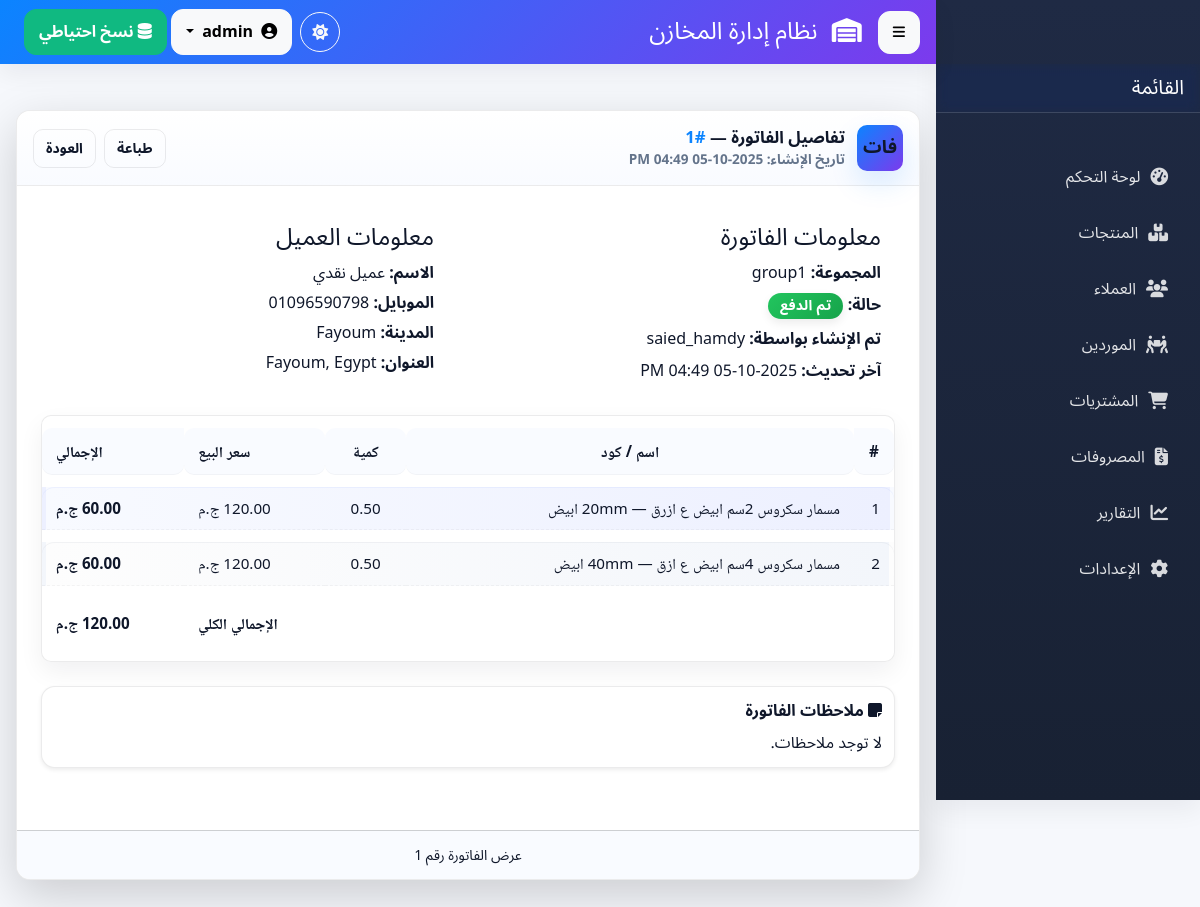
The app's page /invoices_out/view_invoice_detaiels.php?id=1 (signed in) with its own data.
### tables this page shows
CREATE TABLE `invoices_out` (
  `id` int(11) NOT NULL COMMENT 'المعرف التلقائي للفاتورة',
  `customer_id` int(11) NOT NULL COMMENT 'معرف العميل المرتبط بالفاتورة',
  `delivered` enum('yes','no','canceled','reverted') NOT NULL DEFAULT 'no' COMMENT 'هل تم التسليم؟ (نعم/لا)',
  `invoice_group` enum('group1','group2','group3','group4','group5','group6','group7','group8','group9','group10','group11') NOT NULL COMMENT 'مجموعة الفاتورة (من 1 إلى 11)',
  `created_by` int(11) DEFAULT NULL COMMENT 'معرف المستخدم الذي أنشأ الفاتورة',
  `created_at` timestamp NOT NULL DEFAULT current_timestamp() COMMENT 'تاريخ ووقت الإنشاء',
  `updated_by` int(11) DEFAULT NULL COMMENT 'معرف المستخدم الذي آخر من عدل الفاتورة',
  `updated_at` timestamp NULL DEFAULT NULL ON UPDATE current_timestamp() COMMENT 'تاريخ ووقت آخر تعديل',
  `notes` text DEFAULT NULL,
  `cancel_reason` varchar(255) DEFAULT NULL,
  `revert_reason` varchar(255) DEFAULT NULL,
  `total_before_discount` decimal(12,2) NOT NULL DEFAULT 0.00 COMMENT 'مجموع البيع قبل أي خصم',
  `discount_type` enum('percent','amount') NOT NULL DEFAULT 'percent' COMMENT 'نوع الخصم',
  `discount_value` decimal(10,2) NOT NULL DEFAULT 0.00 COMMENT 'قيمة الخصم: إذا percent -> تخزن النسبة وإلا قيمة المبلغ',
  `discount_amount` decimal(12,2) NOT NULL DEFAULT 0.00 COMMENT 'مبلغ الخصم المحسوب بالعملة',
  `total_after_discount` decimal(12,2) NOT NULL DEFAULT 0.00 COMMENT 'المجموع النهائي بعد الخصم',
  `total_cost` decimal(12,2) NOT NULL DEFAULT 0.00 COMMENT 'اجمالي التكلفة (مخزن للتقارير)',
  `profit_amount` decimal(12,2) NOT NULL DEFAULT 0.00 COMMENT 'اجمالي الربح = total_before_discount - total_cost'
);

CREATE TABLE `users` (
  `id` int(11) NOT NULL,
  `username` varchar(50) NOT NULL,
  `email` varchar(100) NOT NULL,
  `password` varchar(255) NOT NULL,
  `role` enum('user','admin') NOT NULL DEFAULT 'user',
  `created_at` timestamp NOT NULL DEFAULT current_timestamp()
);

CREATE TABLE `customers` (
  `id` int(11) NOT NULL,
  `name` varchar(150) NOT NULL COMMENT 'اسم العميل',
  `mobile` varchar(11) NOT NULL COMMENT 'رقم الموبايل (11 رقم)',
  `city` varchar(100) NOT NULL COMMENT 'المدينة',
  `address` varchar(255) DEFAULT NULL COMMENT 'العنوان التفصيلي',
  `notes` text DEFAULT NULL,
  `created_by` int(11) DEFAULT NULL COMMENT 'معرف المستخدم الذي أضاف العميل',
  `created_at` timestamp NOT NULL DEFAULT current_timestamp() COMMENT 'تاريخ الإضافة'
);

CREATE TABLE `invoice_out_items` (
  `id` int(11) NOT NULL COMMENT 'المعرف التلقائي لبند الفاتورة',
  `invoice_out_id` int(11) NOT NULL COMMENT 'معرف الفاتورة الصادرة (مفتاح أجنبي لجدول invoices_out)',
  `product_id` int(11) NOT NULL COMMENT 'معرف المنتج (مفتاح أجنبي لجدول products)',
  `quantity` decimal(10,2) NOT NULL COMMENT 'الكمية المباعة من المنتج',
  `total_price` decimal(10,2) NOT NULL COMMENT 'السعر الإجمالي للبند (الكمية * سعر الوحدة)',
  `cost_price_per_unit` decimal(10,2) NOT NULL DEFAULT 0.00,
  `created_at` timestamp NOT NULL DEFAULT current_timestamp() COMMENT 'تاريخ إضافة البند',
  `updated_at` timestamp NULL DEFAULT NULL ON UPDATE current_timestamp() COMMENT 'تاريخ آخر تعديل للبند',
  `selling_price` decimal(10,2) NOT NULL
);

CREATE TABLE `products` (
  `id` int(11) NOT NULL COMMENT 'المعرف التلقائي للمنتج',
  `product_code` varchar(50) NOT NULL COMMENT 'كود المنتج الفريد',
  `name` varchar(255) NOT NULL COMMENT 'اسم المنتج',
  `description` text DEFAULT NULL COMMENT 'وصف المنتج (اختياري)',
  `unit_of_measure` varchar(50) NOT NULL COMMENT 'وحدة القياس (مثال: قطعة، كجم، لتر)',
  `current_stock` decimal(10,2) NOT NULL DEFAULT 0.00 COMMENT 'الرصيد الحالي في المخزن',
  `reorder_level` decimal(10,2) NOT NULL DEFAULT 0.00 COMMENT 'حد إعادة الطلب (التنبيه عند وصول الرصيد إليه أو أقل)',
  `created_at` timestamp NOT NULL DEFAULT current_timestamp() COMMENT 'تاريخ الإنشاء',
  `updated_at` timestamp NULL DEFAULT NULL ON UPDATE current_timestamp() COMMENT 'تاريخ آخر تعديل',
  `cost_price` decimal(10,2) NOT NULL DEFAULT 0.00,
  `selling_price` decimal(10,2) NOT NULL,
  `retail_price` decimal(10,2) DEFAULT NULL COMMENT 'سعر البيع القطاعي (للعميل الفرد)'
);

### invoices_out/view_invoice_detaiels.php (the view, shortened to what this page needs)
<?php
require_once dirname(__DIR__) . '/config.php';
require_once BASE_DIR . 'partials/header.php';
require_once BASE_DIR . 'partials/sidebar.php';
function e($s){ return htmlspecialchars($s ?? '', ENT_QUOTES | ENT_SUBSTITUTE, 'UTF-8'); }
$invoice_id = isset($_GET['id']) && is_numeric($_GET['id']) ? intval($_GET['id']) : 0;
$invoice = null;
$stmt = $conn->prepare("
    SELECT i.*,
           c.name AS customer_name, c.mobile AS customer_mobile, c.city AS customer_city, c.address AS customer_address,
           u.username AS creator_username,
           u2.username AS updater_username
    FROM invoices_out i
    LEFT JOIN customers c ON i.customer_id = c.id
    LEFT JOIN users u ON i.created_by = u.id
    LEFT JOIN users u2 ON i.updated_by = u2.id
    WHERE i.id = ? LIMIT 1
");
if ($stmt) {
    $stmt->bind_param("i", $invoice_id);
    $stmt->execute();
    $invoice = $stmt->get_result()->fetch_assoc();
}
$items = [];
$stmt2 = $conn->prepare("
    SELECT ii.*, p.product_code, p.name AS product_name
    FROM invoice_out_items ii
    LEFT JOIN products p ON ii.product_id = p.id
    WHERE ii.invoice_out_id = ?
    ORDER BY ii.id ASC
");
if ($stmt2) {
    $stmt2->bind_param("i", $invoice_id);
    $stmt2->execute();
    $res2 = $stmt2->get_result();
    while ($r = $res2->fetch_assoc()) $items[] = $r;
}
$total = 0.0;
foreach ($items as $it) {
    $total += floatval($it['total_price'] ?? 0);
}
function fmt_dt($raw) {
    try {
        $d = new DateTime($raw);
        return $d->format('Y-m-d h:i A');
    } catch(Exception $e) {
        return htmlspecialchars($raw);
    }
}
$back_link = $_SERVER['HTTP_REFERER'] ?? (BASE_URL . 'admin/pending_invoices.php');
?>
<div class="invoice-detiales">
<div class="container mt-4">
  <div class="card shadow-lg mb-4">
    <div class="card-header">
      <div class="header-title">
        <div class="logo-badge">فات</div>
        <div>
          <div style="font-size:1.05rem;">تفاصيل الفاتورة — <span style="color:var(--primary);">#<?php echo e($invoice['id']); ?></span></div>
          <div style="font-size:0.85rem;color:var(--muted);">تاريخ الإنشاء: <?php echo e(fmt_dt($invoice['created_at'] ?? '')); ?></div>
        </div>
      </div>
      <div style="display:flex; gap:8px; align-items:center;">
        <button id="btnPrintInvoice" class="btn btn-sm" style="padding:8px 12px;background:transparent;border:1px solid var(--border);border-radius:10px;">طباعة</button>
        <a href="<?php echo e($back_link); ?>" class="btn btn-sm" style="padding:8px 12px;background:transparent;border:1px solid var(--border);border-radius:10px;">العودة</a>
      </div>
    </div>
    <div class="card-body p-4">
      <div class="row" style="display:flex; gap:16px; flex-wrap:wrap;">
        <div style="flex:1; min-width:260px;">
          <div class="info-card">
            <h4 style="margin:0 0 8px 0;">معلومات الفاتورة</h4>
            <div style="display:flex; flex-direction:column; gap:8px;">
              <div><strong>المجموعة:</strong> <?php echo e($invoice['invoice_group'] ?: '—'); ?></div>
              <div>
                <strong>حالة:</strong>
                <?php if ($invoice['delivered'] === 'yes'): ?>
                  <span class="badge badge-success">تم الدفع</span>
                <?php else: ?>
                  <span class="badge badge-warning">مؤجل</span>
                <?php endif; ?>
              </div>
              <div><strong>تم الإنشاء بواسطة:</strong> <?php echo e($invoice['creator_username'] ?? 'غير معروف'); ?></div>
              <div><strong>آخر تحديث:</strong> <?php echo e(fmt_dt($invoice['updated_at'] ?? $invoice['created_at'] ?? '')); ?></div>
            </div>
          </div>
        </div>
        <div style="flex:1; min-width:260px;">
          <div class="info-card">
            <h4 style="margin:0 0 8px 0;">معلومات العميل</h4>
            <?php
              $custName = $invoice['customer_name'] ?? '';
              $custMobile = $invoice['customer_mobile'] ?? '';
              $custCity = $invoice['customer_city'] ?? '';
              $custAddress = $invoice['customer_address'] ?? '';
            ?>
            <div style="display:flex; flex-direction:column; gap:6px;">
              <div><strong>الاسم:</strong> <?php echo e($custName); ?></div>
              <div><strong>الموبايل:</strong> <?php echo e($custMobile ?: '—'); ?></div>
              <div><strong>المدينة:</strong> <?php echo e($custCity ?: '—'); ?></div>
              <div><strong>العنوان:</strong> <?php echo e($custAddress ?: '—'); ?></div>
            </div>
          </div>
        </div>
      </div>
      <div style="margin-top:18px;">
        <div style="border-radius:10px; overflow:hidden; border:1px solid var(--border);" class="custom-table-wrapper">
          <table class="ta=ble  custom-table" aria-labelledby="itemsTitle">
            <thead class="center">
              <tr>
                <th style="width:40px;">#</th>
                <th>اسم / كود</th>
                <th class="text-center">كمية</th>
                <th class="text-end">سعر البيع</th>
                <th class="text-end">الإجمالي</th>
              </tr>
            </thead>
            <tbody>
              <?php if (!empty($items)): $idx = 0; ?>
                <?php foreach ($items as $it): $idx++; ?>
                  <tr>
                    <td><?php echo $idx; ?></td>
                    <td style="text-align:right;"><?php echo e(($it['product_name'] ?: ('#' . intval($it['product_id']))) . ' — ' . ($it['product_code'] ?: '')); ?></td>
                    <td class="text-center"><?php echo number_format(floatval($it['quantity']), 2); ?></td>
                    <td class="text-end"><?php echo number_format(floatval($it['selling_price']), 2); ?> ج.م</td>
                    <td class="text-end fw-bold"><?php echo number_format(floatval($it['total_price']), 2); ?> ج.م</td>
                  </tr>
                <?php endforeach; ?>
              <?php else: ?>
                <tr><td colspan="5" class="text-center p-3">لا توجد بنود لهذه الفاتورة.</td></tr>
              <?php endif; ?>
            </tbody>
            <tfoot>
              <tr>
                <td colspan="4" class="text-end" style="padding:14px;"><strong>الإجمالي الكلي</strong></td>
                <td class="text-end" style="padding:14px;"><strong><?php echo number_format($total, 2); ?> ج.م</strong></td>
              </tr>
            </tfoot>
          </table>
        </div>
      </div>
      <div class="card shadow-sm mt-4 no-print" style="padding:12px;">
        <div style="font-weight:700;margin-bottom:8px;"><i class="fas fa-sticky-note"></i> ملاحظات الفاتورة</div>
        <div>
          <?php if (!empty($invoice['notes'])): ?>
            <div class="mb-2" style="white-space:pre-wrap;"><?php echo nl2br(e($invoice['notes'])); ?></div>
            <button id="copyNotesBtn" class="btn" style="padding:6px 10px;border:1px solid var(--border);border-radius:8px;">نسخ الملاحظات</button>
          <?php else: ?>
            <div class="custom-text">لا توجد ملاحظات.</div>
          <?php endif; ?>
        </div>
      </div>
    </div>
    <div class="card-footer text-muted text-center mt-3 no-print" style="padding:12px;">
      <small>عرض الفاتورة رقم <?php echo e($invoice['id']); ?></small>
    </div>
  </div>
</div>
</div>
<?php
require_once BASE_DIR . 'partials/footer.php';
?>

### invoices_out/view_invoice_detaiels.php (style rules this page uses)
.container { max-width: 1100px; margin: 0 auto; padding: 22px; color: var(--text); }
.card { background: linear-gradient(180deg, rgba(255,255,255,0.6), rgba(255,255,255,0.25)); border-radius: var(--radius); box-shadow: var(--shadow-1); border: 1px solid var(--border); overflow: hidden; margin-bottom: 22px; transition: background var(--fast), box-shadow var(--fast); }
.card-header { padding: 18px 20px; background: var(--surface-2); display:flex; align-items:center; justify-content:space-between; gap:12px; color: var(--text); }
.header-title { display:flex; align-items:center; gap:12px; font-size:1.15rem; font-weight:600; color: var(--text); }
.logo-badge { min-width:46px; height:46px; border-radius:10px; background: var(--grad-1); display:flex; align-items:center; justify-content:center; color:white; font-weight:700; box-shadow: var(--shadow-2); }
.info-card { padding:14px; border-radius: var(--radius-sm); background: linear-gradient(180deg, rgba(255,255,255,0.6), rgba(255,255,255,0.2)); color: var(--text); }
.badge { display:inline-block; padding:6px 10px; border-radius:8px; font-weight:600; font-size: 0.85rem; }
.card-footer { padding: 16px; background: var(--surface-2); text-align: center; color: var(--text); }
.container :not(.table *) { color: var(--text); }
.invoice-detiales .badge { display: inline-block; padding: 6px 12px; border-radius: 30px; font-size: 14px; font-weight: 600; letter-spacing: 0.3px; color: white; box-shadow: 0 4px 10px rgba(0,0,0,0.08); transition: transform 0.2s ease, box-shadow 0.2s ease; }
.invoice-detiales .badge.badge-success { background: linear-gradient(135deg, #22c55e, #16a34a); }

### records on screen
invoices_out: id "1", created_at "2025-10-05 04:49 PM", invoice_group "group1", created_by.username "saied_hamdy", updated_at "2025-10-05 04:49 PM", customer.name "عميل نقدي", customer.mobile "01096590798", customer.city "Fayoum", customer.address "Fayoum, Egypt"
invoice_out_items: product.product_code "مسمار سكروس 2سم ابيض ع ازرق — 20mm ابيض", quantity "0.50", total_price "60.00"
invoice_out_items: product.product_code "مسمار سكروس 4سم ابيض ع ازق — 40mm ابيض", quantity "0.50", total_price "60.00"

### other values on screen
$total "120.00"
